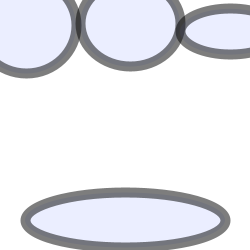
Frame 1 (no input)
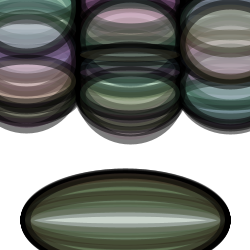
Frame 60 (the mouse pressed at the canvas centre just before this capture)
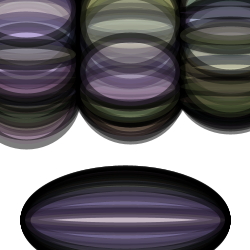
Frame 120 (the mouse held since frame 60 and released just before this capture)

The Processing sketch that drew these frames (run headless with seeded random() and noise(); from frame 60 on, the mouse is pressed at the canvas centre):

// Processing sketch: processing_140331
// ── processing_140331.pde

int counter;

void setup() {  //setup function called initially, only once
  size(250, 250);
  background(255);  //set background white
  colorMode(HSB);   //set colors to Hue, Saturation, Brightness mode
  counter = 0;
}

void draw() {  //draw function loops 
  counter++;
  noStroke();
  fill(random(255),100,255,50);
  
 
  
  
    smooth();
    strokeWeight(10);
    stroke(0,130);
    ellipse(26, random(100), 100, random(100));
    ellipse(130, random(100), 100, random(100));
    ellipse(230, random(100), 100, random(100));
    ellipse(125, 220, 200, random(100));
    
}
